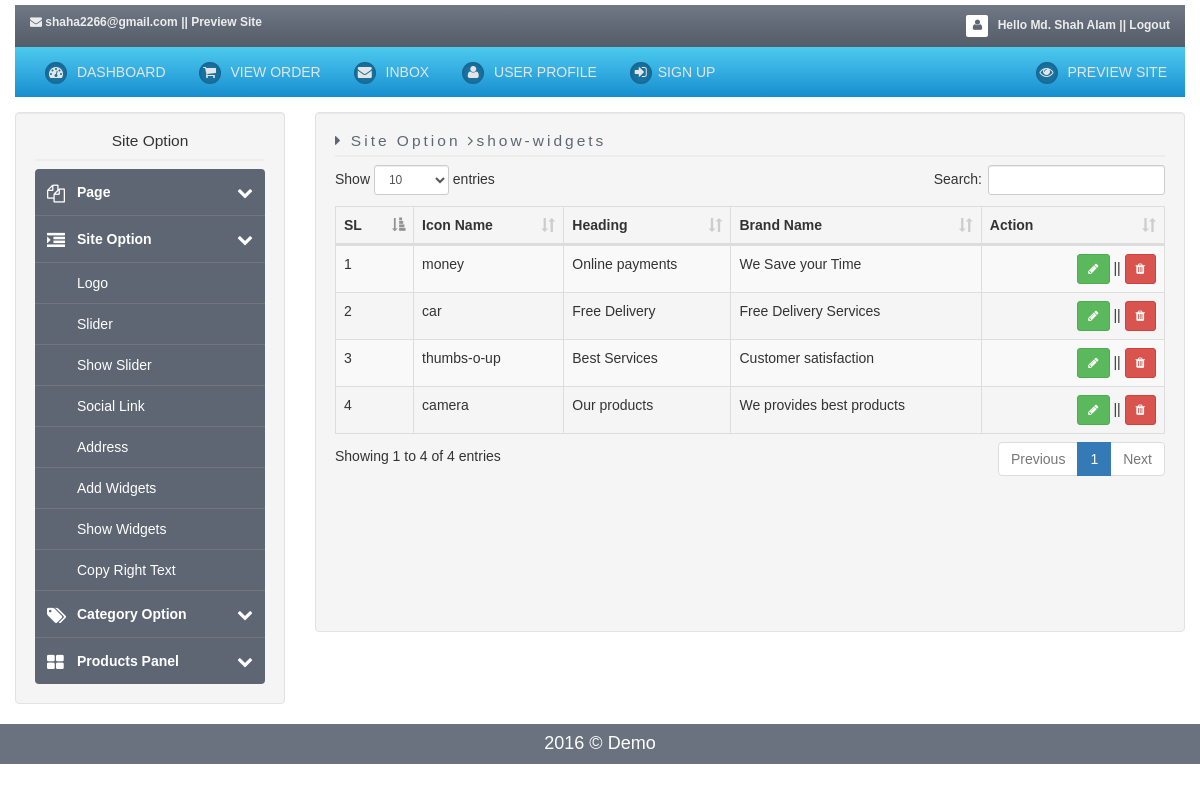
/admin/index.php?page=show-widgets (signed in), run on the app's committed database.
### tables this page shows
CREATE TABLE `tbl_widget` (
  `widgetId` int(11) NOT NULL,
  `iconName` varchar(1000) DEFAULT NULL,
  `widgetheading` varchar(1000) DEFAULT NULL,
  `content` varchar(1000) DEFAULT NULL,
  `dateTime` datetime DEFAULT NULL,
  `updateDateTime` datetime DEFAULT NULL
);

### config/database.php (called while the page is built, shortened)
<?php
	class Database{
		public $host = DB_HOST;
		public $user = DB_USER;
		public $pass = DB_PASS;
		public $dbname = DB_NAME;
		public $link;
		private function connectDB(){
			$this->link = new mysqli($this->host, $this->user,$this->pass, $this->dbname);
		}
		public function select($sql){
			$result = $this->link->query($sql) or die($this->link->error.__LINE__);
			if($result->num_rows > 0){
				return $result;
			}else{
				return false;
			}
		}
	}
?>

### classes/category.php (called while the page is built, shortened)
<?php
	$dirpath = realpath(dirname(__FILE__));
	include_once ($dirpath.'/../config/database.php');
?>
<?php
	class Category{
		private $db;
		public function __construct(){
			$this->db = new Database();
		}
		public function showWidgets(){
			$query 	= "SELECT * FROM tbl_widget ORDER BY widgetId ASC";
			$result = $this->db->select($query);
			return $result;
		}
	}
?>

### admin/includes/show-widgets.php (the view, shortened to what this page needs)
<div class="col-md-12 form-horizontal">
	<table id="example" class="table table-striped table-bordered" width="100%" cellspacing="0">
        <thead>
            <tr>
                <th>SL</th>
				<th>Icon Name</th>
				<th>Heading</th>
                <th>Brand Name</th>
                <th>Action</th>
            </tr>
        </thead>
        <tbody>
			<?php
				$showWidgets = $cat->showWidgets();
				if($showWidgets){
					$i = 0;
					while($result = $showWidgets->fetch_assoc()){
						$i++;
				?>
					<tr>
						<td><?php echo $i; ?></td>
						<td><?php echo $result['iconName'];?></td>
						<td><?php echo $result['widgetheading'];?></td>
						<td><?php echo $result['content'];?></td>
						<td width="22%" class="text-right"><button data-toggle="modal" data-target="#editWidget" data-id="<?php echo $result['widgetId'];?>" id="callWidgetjs" class="btn btn-sm btn-success"><i class="fa fa-pencil"></i> </button> || <a href="javascript:widgetsRemove(<?php echo $result['widgetId'] ?>)" class="btn btn-sm btn-danger" data-toggle="tooltip" data-placement="top" title="Delete"><i class="fa fa-trash"></i></a></td>
					</tr>
			<?php } } ?>
        </tbody>
    </table>
</div>

### admin/css/style.css (style rules this page uses)
* { margin: 0px; padding: 0px; }
html, body { height: 100%; -webkit-font-smoothing: antialiased; font: normal 14px arial,sans-serif; }
body a { text-decoration:none!important; }

### data on the page
tbl_widget: iconName "money", widgetheading "Online payments", content "We Save your Time"
tbl_widget: iconName "car", widgetheading "Free Delivery", content "Free Delivery Services"
tbl_widget: iconName "thumbs-o-up", widgetheading "Best Services", content "Customer satisfaction"
tbl_widget: iconName "camera", widgetheading "Our products", content "We provides best products"

### other printed values
Session::get('email') "shaha2266@gmail.com"
Session::get('controlerName') "Md. Shah Alam"
$title "show-widgets"
